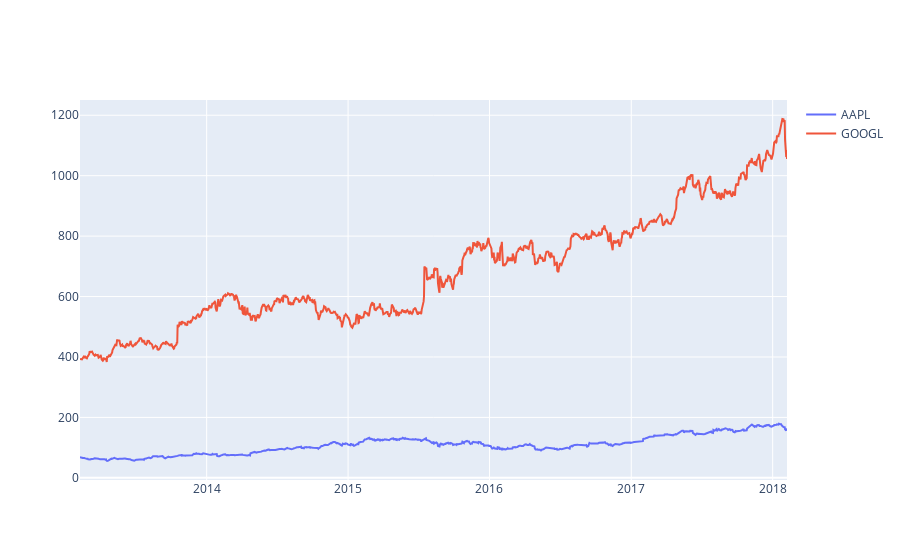

Notebook code cell kept with this figure:
### Code cell
fig = go.Figure()
fig.add_trace(go.Scatter(x=df1[x_col], y=df1[y_col], name=ts1_name))
fig.add_trace(go.Scatter(x=df2[x_col], y=df2[y_col], name=ts2_name))
fig.show()

### Figure 1 — Plotly figure (JSON) as saved in the notebook; plotly's stock layout.template omitted (floating-point values rounded to 4 significant figures; data arrays with more than 128 entries replaced by an {"elided": "..."} marker saying what was removed)
{"data": [{"name": "AAPL", "x": {"elided": "1259 str values"}, "y": {"elided": "1259 float values"}, "type": "scatter"}, {"name": "GOOGL", "x": {"elided": "1259 str values"}, "y": {"elided": "1259 float values"}, "type": "scatter"}], "layout": {}}
